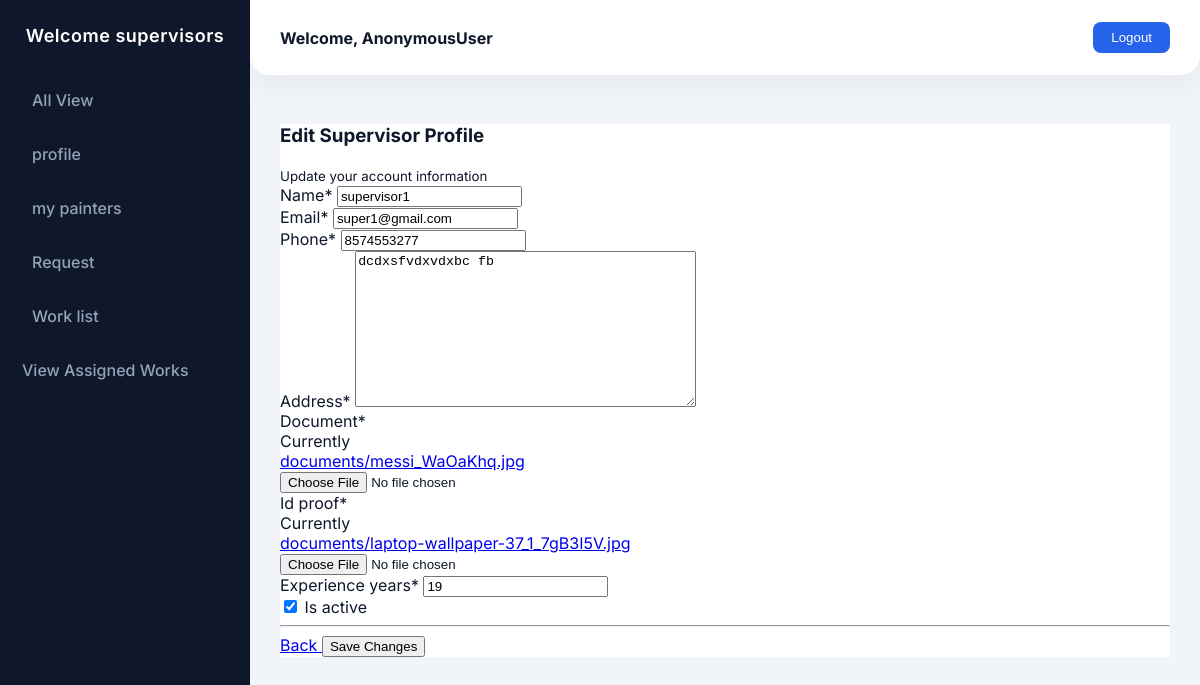
The page /super_update/1/ on the database as committed earlier.
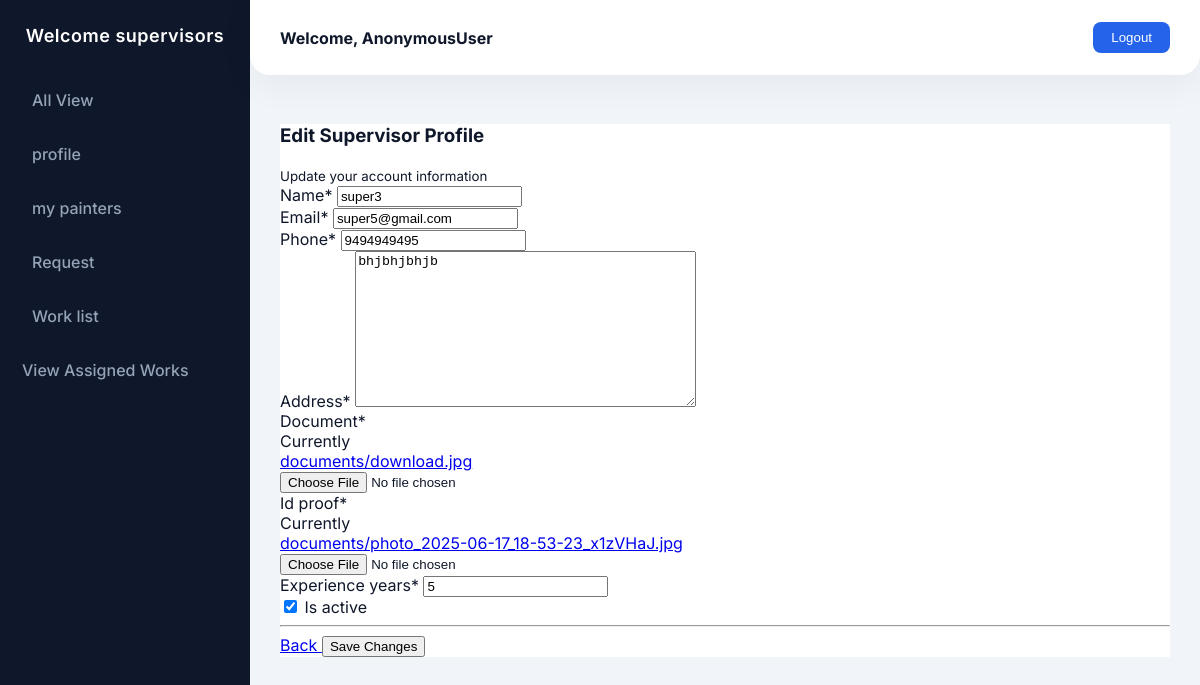
The same page on the database as committed later.
### brush_track_app/models.py (models this page shows, shortened)
class Supervisor(models.Model):
    supervisor_details = models.OneToOneField("Login", on_delete=models.DO_NOTHING)
    name = models.CharField(max_length=100)
    email = models.EmailField()
    phone = models.IntegerField()
    address = models.TextField(max_length=50)
    document = models.FileField(upload_to='documents/')
    id_proof = models.FileField(upload_to='documents/')
    experience_years = models.IntegerField()
    is_active = models.BooleanField(default=True)

### brush_track_app/superview.py (the view)
# urls.py: path('super_update/<int:id>/', superview.super_update, name='super_update'),
def super_update(request,id):
    pas_up=Supervisor.objects.get(id=id)
    if request.method == "POST":
        up_form = supervisorRegister(request.POST,instance=pas_up)
        if up_form.is_valid():
            up_form.save()
            return redirect('supervisor_profile')
    else:
        up_form = supervisorRegister(instance=pas_up)
    return render(request,'supervisor/supdate.html',{'data':up_form})

### brush_track_app/forms.py
class supervisorRegister(forms.ModelForm):
    class Meta:
        model = Supervisor
        fields = ('name','email','phone','address','document','id_proof','experience_years','is_active')

### templates/supervisor/supdate.html (shortened to what this page needs)
{% extends "supervisor/super.html" %}
{% load crispy_forms_tags %}
{% block content %}
<div class="container py-5">
    <div class="row justify-content-center">
        <div class="col-lg-8 col-md-10">
            <div class="card border-0 shadow">
                <div class="card-header bg-gradient bg-primary text-white text-center py-4">
                    <h3 class="mt-2 mb-0">Edit Supervisor Profile</h3>
                    <small class="opacity-75">Update your account information</small>
                </div>
                <div class="card-body p-5">
                    <form method="POST">
                        <div class="row">
                            <div class="col-12">
                                {{ data|crispy }}
                            </div>
                        </div>
                        <hr class="my-4">
                        <div class="d-flex justify-content-between">
                            <a href="{% url 'supervisor_profile' %}"
                               class="btn btn-outline-secondary px-4">
                                 Back
                            </a>
                            <button type="submit"
                                    class="btn btn-success px-5">
                                Save Changes
                            </button>
                        </div>
                    </form>
                </div>
            </div>
        </div>
    </div>
</div>
{% endblock %}

Rows that differ between the two databases and show on the page:
changed Supervisor: name "supervisor1" → "super3"; email "super1@gmail.com" → "super5@gmail.com"; phone "8574553277" → "9494949495"; address "dcdxsfvdxvdxbc fb" → "bhjbhjbhjb"; experience_years "19" → "5"
Other text that changed with them:
text no longer shown: "Name * Email * Phone * Address * Document * Currently documents/messi_WaOaKhq.jpg Id proof * Currently documents/laptop-wallpaper-37_1_7gB3I5V.jpg Experience years * Is active"
text now shown: "Name * Email * Phone * Address * Document * Currently documents/download.jpg Id proof * Currently documents/photo_2025-06-17_18-53-23_x1zVHaJ.jpg Experience years * Is active"
